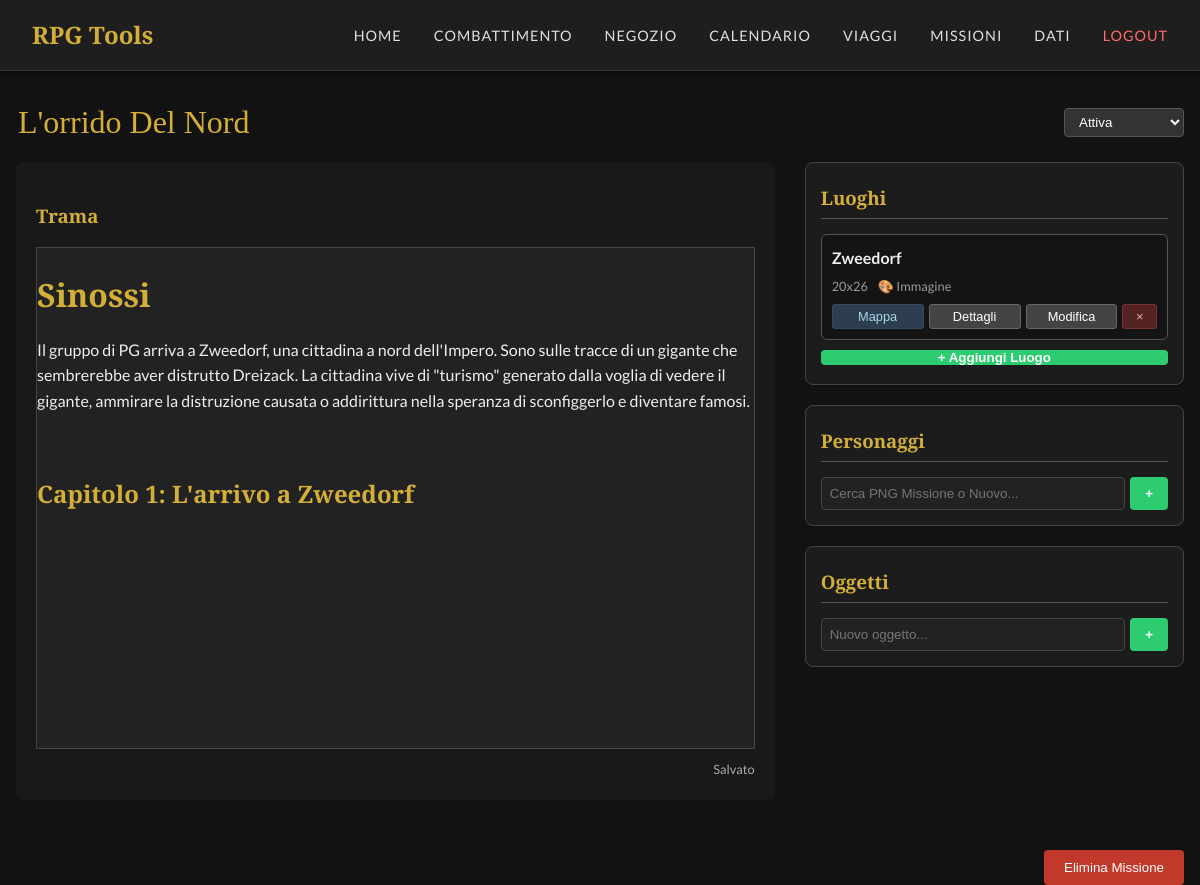
Page /missions/1 (signed in) on the earlier database version.
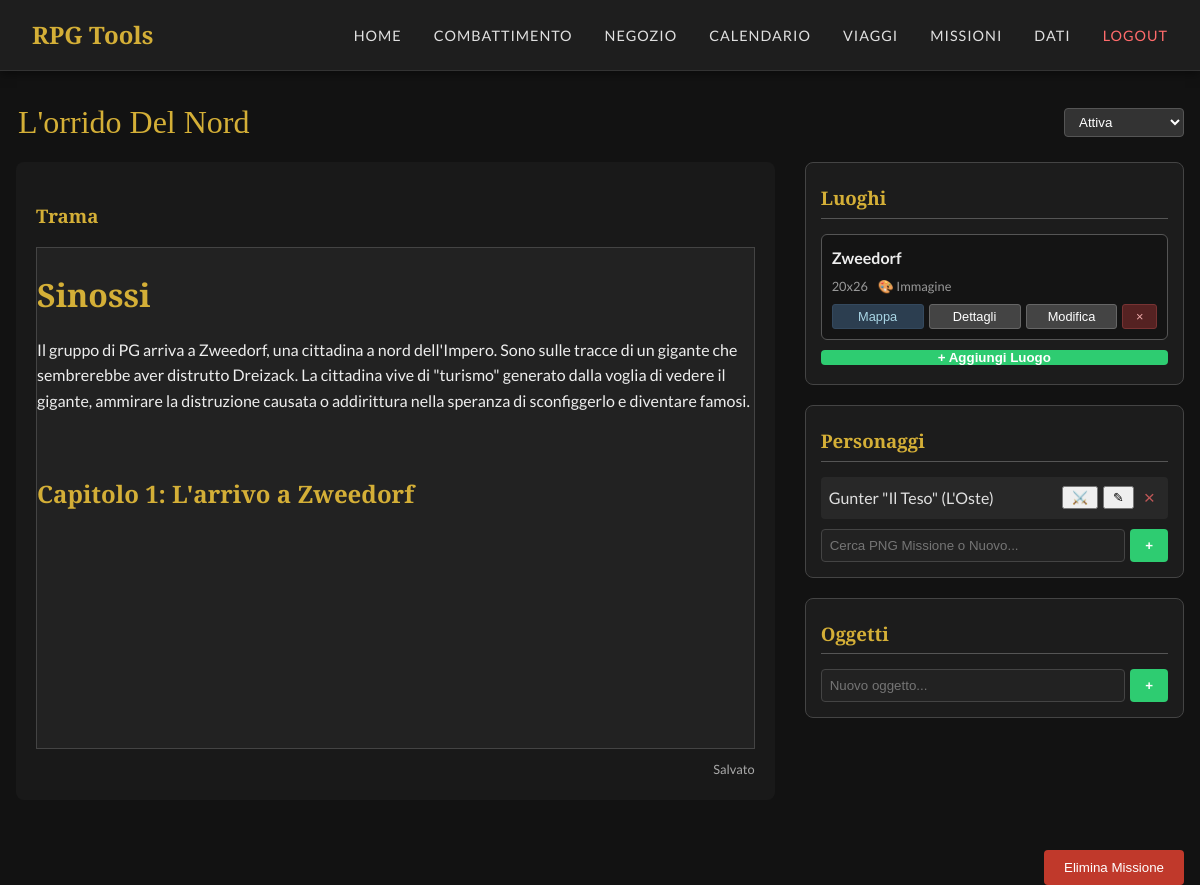
Same page on the later database version.
### tables this page shows
CREATE TABLE missions (
            id INTEGER PRIMARY KEY AUTOINCREMENT,
            title TEXT NOT NULL,
            plot TEXT DEFAULT '',
            status TEXT DEFAULT 'Attiva',
            created_at TIMESTAMP DEFAULT CURRENT_TIMESTAMP
        );

CREATE TABLE mission_places (
            id INTEGER PRIMARY KEY AUTOINCREMENT,
            mission_id INTEGER NOT NULL,
            name TEXT NOT NULL,
            description TEXT, image_filename TEXT, rows INTEGER DEFAULT 10, cols INTEGER DEFAULT 10,
            FOREIGN KEY (mission_id) REFERENCES missions (id) ON DELETE CASCADE
        );

CREATE TABLE modified_npcs (
            id INTEGER PRIMARY KEY AUTOINCREMENT,
            base_npc_id INTEGER,
            name TEXT NOT NULL,
            traits TEXT,
            ws INTEGER, bs INTEGER, s INTEGER, t INTEGER, ag INTEGER, int INTEGER, wp INTEGER, fel INTEGER,
            a INTEGER, w INTEGER, m INTEGER, mag INTEGER, ip INTEGER, fp INTEGER,
            armor_head INTEGER, armor_arms INTEGER, armor_body INTEGER, armor_legs INTEGER,
            description TEXT, special_rules TEXT,
            talents TEXT, skills TEXT, armor TEXT, weapons TEXT, equipment TEXT
        , image_filename TEXT, size TEXT DEFAULT "1x1");

### app.py (the view)
@app.route('/missions/<int:id>')
def mission_detail(id):
    db = get_db()
    cursor = db.execute('SELECT * FROM missions WHERE id = ?', (id,))
    mission = cursor.fetchone()
    if not mission:
        flash('Missione non trovata')
        return redirect(url_for('missions_list'))
    lists = {}
    c = db.execute('SELECT * FROM mission_places WHERE mission_id = ? ORDER BY id', (id,))
    lists['places'] = [dict(row) for row in c.fetchall()]
    c = db.execute('''
        SELECT m.* FROM modified_npcs m
        JOIN mission_npc_assignments a ON m.id = a.modified_npc_id
        WHERE a.mission_id = ?
        ORDER BY m.name
    ''', (id,))
    assigned_npcs = [dict(row) for row in c.fetchall()]
    for npc in assigned_npcs:
        npc['type'] = 'modified'
        npc['unique_id'] = f"modified_{npc['id']}"
    lists['characters'] = assigned_npcs
    c = db.execute('SELECT * FROM mission_items WHERE mission_id = ? ORDER BY id', (id,))
    lists['mission_items'] = [dict(row) for row in c.fetchall()]
    return render_template('mission_detail.html', mission=mission, lists=lists)

### app.py (called while the page is built)
@app.before_request
def require_login():
    allowed_routes = ['login', 'static', 'logout']
    if request.endpoint not in allowed_routes and 'logged_in' not in session:
        return redirect(url_for('login'))

def get_db():
    db = getattr(g, '_database', None)
    if db is None:
        db = g._database = sqlite3.connect(DATABASE)
        db.row_factory = sqlite3.Row
    return db

@app.teardown_appcontext
def close_connection(exception):
    db = getattr(g, '_database', None)
    if db is not None:
        db.close()

### templates/mission_detail.html (shortened to what this page needs)
{% extends 'base.html' %}
{% block extra_css %}
<link href="https://cdn.quilljs.com/1.3.6/quill.snow.css" rel="stylesheet">
{% endblock %}
{% block content %}
<div class="mission-header">
    <input type="text" id="missionTitle" class="editable-title" value="{{ mission.title }}"
        placeholder="Titolo Missione">
    <select id="missionStatus" class="status-select">
        <option value="Attiva" {% if mission.status=='Attiva' %}selected{% endif %}>Attiva</option>
    </select>
</div>
<div class="content-grid">
    <div class="plot-section">
        <h3>Trama</h3>
        <div id="editor-container">
            {{ mission.plot | safe }}
        </div>
        <div style="margin-top: 10px; text-align: right; color: #aaa; font-size: 0.8em;" id="saveStatus">Salvato</div>
    </div>
    <div class="lists-section">
        <div class="list-card">
            <h3>Luoghi</h3>
            <div class="places-grid" id="places-grid">
                {% for place in lists.places %}
                <div class="place-card" id="place-card-{{ place.id }}">
                    <div class="place-content">
                        <strong>{{ place.name }}</strong>
                        <div style="font-size:0.8em; color:#999; display:flex; gap:10px;">
                            <span>{{ place.rows }}x{{ place.cols }}</span>
                            {% if place.image_filename %}<span>🎨 Immagine</span>{% endif %}
                        </div>
                    </div>
                    <div class="place-actions">
                        <button class="combat-btn" onclick="loadPlaceToCombat('{{ place.id }}')">Mappa</button>
                        <button onclick="openPlaceDetailModal('{{ place.id }}')">Dettagli</button>
                        <button onclick="openEditPlaceModal('{{ place.id }}')">Modifica</button>
                        <button class="delete-btn-card"
                            onclick="deleteItem('places', '{{ place.id }}', this, true)">×</button>
                    </div>
                </div>
                {% endfor %}
            </div>
            <button onclick="openAddPlaceModal()" class="add-btn" style="width:100%; margin-top:10px;">+ Aggiungi
                Luogo</button>
        </div>
        <div class="list-card">
            <h3>Personaggi</h3>
            <ul class="list-items" id="characters-list">
                {% for item in lists.characters %}
                <li class="list-item" data-id="{{ item.unique_id }}">
                    <span>{{ item.name }}</span>
                    <div style="display:flex; gap:5px;">
                        <button class="combat-btn" onclick="loadNpcToCombat('{{ item.unique_id }}')"
                            style="font-size:0.8em; padding:2px 8px;">⚔️</button>
                        <button class="combat-btn" onclick="openNpcModal('{{ item.unique_id }}')"
                            style="font-size:0.8em; padding:2px 8px;">✎</button>
                        <button class="delete-btn" onclick="removeCharacter('{{ item.unique_id }}')">×</button>
                    </div>
                </li>
                {% endfor %}
            </ul>
            <div class="add-form">
                <input type="text" class="add-input" id="new-character" list="mission-npcs-datalist"
                    placeholder="Cerca PNG Missione o Nuovo..." autocomplete="off">
                <button class="add-btn" onclick="addMissionCharacter()">+</button>
            </div>
        </div>
        <div class="list-card">
            <h3>Oggetti</h3>
            <div class="add-form">
                <input type="text" class="add-input" id="new-item" placeholder="Nuovo oggetto...">
                <button class="add-btn" onclick="addItem('items')">+</button>
            </div>
        </div>
    </div>
</div>
<button class="delete-mission-btn" onclick="deleteMission()">Elimina Missione</button>
{% endblock %}

### templates/base.html (shortened to what this page needs)
<!DOCTYPE html>
<html lang="it">
<head>
    <link rel="stylesheet" href="{{ url_for('static', filename='css/style.css') }}">
    {% block extra_css %}{% endblock %}
</head>
<body>
    <nav class="navbar">
        <a href="{{ url_for('index') }}" class="navbar-brand">RPG Tools</a>
        <div class="nav-links" id="navLinks">
            <a href="{{ url_for('index') }}" class="nav-link">Home</a>
            <a href="{{ url_for('combat') }}" class="nav-link">Combattimento</a>
            <a href="{{ url_for('shop') }}" class="nav-link">Negozio</a>
            <a href="{{ url_for('calendar') }}" class="nav-link">Calendario</a>
            <a href="{{ url_for('travel') }}" class="nav-link">Viaggi</a>
            <a href="{{ url_for('missions_list') }}" class="nav-link">Missioni</a>
            <a href="{{ url_for('data_page') }}" class="nav-link">Dati</a>
            <a href="{{ url_for('logout') }}" class="nav-link" style="color: #ff6b6b;">Logout</a>
        </div>
    </nav>
    <div class="container">
        {% block content %}{% endblock %}
    </div>
</body>
</html>

### static/css/style.css (style rules this page uses)
:root { --bg-color: #121212; --card-bg: #1e1e1e; --text-primary: #e0e0e0; --text-secondary: #a0a0a0; --accent-color: #d4af37; --accent-hover: #f0c040; --border-color: #333; --font-heading: 'Cinzel', serif; --font-body: 'Lato', sans-serif; }
body { background-color: var(--bg-color); color: var(--text-primary); font-family: var(--font-body); margin: 0; padding: 0; line-height: 1.6; }
h1, h2, h3, h4, h5, h6 { font-family: var(--font-heading); color: var(--accent-color); margin-bottom: 1rem; }
a { color: var(--accent-color); text-decoration: none; transition: color 0.3s ease; }
.navbar { background-color: var(--card-bg); border-bottom: 1px solid var(--border-color); padding: 1rem 2rem; display: flex; justify-content: space-between; align-items: center; box-shadow: 0 2px 10px rgba(0, 0, 0, 0.5); position: sticky; top: 0; z-index: 1000; }
.navbar-brand { font-family: var(--font-heading); font-size: 1.5rem; font-weight: bold; color: var(--accent-color); }
.nav-links { display: flex; gap: 2rem; }
.nav-link { color: var(--text-primary); font-weight: 500; text-transform: uppercase; letter-spacing: 1px; font-size: 0.9rem; }
.container { max-width: 1200px; margin: 2rem auto; padding: 0 1rem; }

### templates/mission_detail.html (style rules this page uses)
.mission-header { display: flex; justify-content: space-between; align-items: center; margin-bottom: 20px; }
.editable-title { background: transparent; border: none; color: #d4af37; font-family: 'Cinzel', serif; font-size: 2em; width: 100%; margin-right: 20px; }
.status-select { background: #333; color: white; padding: 5px 10px; border: 1px solid #555; border-radius: 4px; min-width: 120px; }
.content-grid { display: grid; grid-template-columns: 2fr 1fr; gap: 30px; }
.plot-section { background: rgba(30, 30, 30, 0.6); padding: 20px; border-radius: 8px; }
#editor-container { height: 500px; background: #222; color: #eee; border: 1px solid #444; }
.lists-section { display: flex; flex-direction: column; gap: 20px; }
.list-card { background: rgba(30, 30, 30, 0.8); border: 1px solid #444; border-radius: 8px; padding: 15px; }
.list-card h3 { margin-top: 5px; border-bottom: 1px solid #555; padding-bottom: 5px; margin-bottom: 15px; color: #d4af37; }
.list-items { list-style: none; padding: 0; margin: 0; }
.list-item { display: flex; justify-content: space-between; align-items: center; padding: 8px; background: rgba(255, 255, 255, 0.05); margin-bottom: 5px; border-radius: 4px; transition: background 0.2s; }
.delete-btn { background: none; border: none; color: #ff6b6b; cursor: pointer; opacity: 0.7; font-size: 1.2em; line-height: 1; padding: 0 5px; }
.add-form { display: flex; margin-top: 10px; gap: 5px; }
.add-input { flex: 1; background: #222; border: 1px solid #444; color: white; padding: 8px; border-radius: 4px; }
.add-btn { background: #2ecc71; border: none; color: white; padding: 0 15px; border-radius: 4px; cursor: pointer; font-weight: bold; }
.delete-mission-btn { background: #c0392b; color: white; border: none; padding: 10px 20px; border-radius: 4px; cursor: pointer; margin-top: 50px; float: right; }
.places-grid { display: grid; gap: 10px; }
.place-card { background: rgba(0, 0, 0, 0.3); padding: 10px; border-radius: 6px; border: 1px solid #555; }
.place-card strong { display: block; margin-bottom: 5px; color: #eee; }
.place-actions { display: flex; gap: 5px; margin-top: 8px; }
.place-actions button { flex: 1; font-size: 0.8em; padding: 4px; background: #444; border: 1px solid #666; color: white; border-radius: 3px; cursor: pointer; }
.place-actions button.combat-btn { background: #2c3e50; border-color: #34495e; color: #a9d6e5; }
.place-actions button.delete-btn-card { background: #522; border-color: #733; color: #eaa; flex: 0.3; }

Differences in the rows shown:
added modified_npcs: name "Gunter \"Il Teso\" (L'Oste)"
